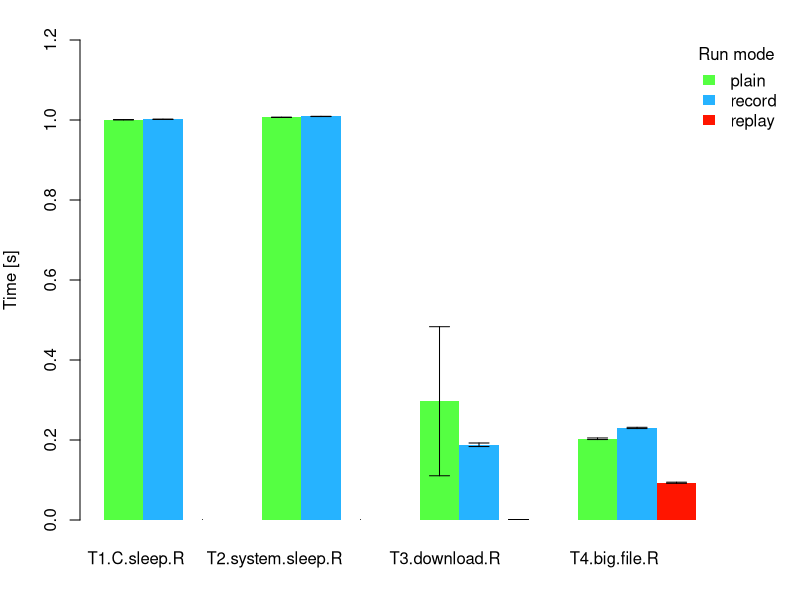

Generate this figure with R:
## ---- chunk 1
options(warn=-1)

plain_results <- read.csv("results0.csv")
record_results <- read.csv("results1.csv")
replay_results <- read.csv("results2.csv")

create_barplot <- function(..., legend, col, ylab, ltitle)
{
  num_values <- length(list(...)[[1]][,1])
  all_results <- rbind(...)
  
  agg <- aggregate(. ~ mode, data = all_results, mean)
  rownames(agg) <- agg[,1]
  agg <- as.matrix(agg[,-1])
  
  par(mar=c(4,4,2,4))
  par(lty = 0)
  lim_max <- 1.2#ceiling(max(all_results))
  lim_min <- floor(min(all_results))
  bp <- barplot(agg, beside=T, legend=legend, col=col, ylim=c(lim_min,lim_max),
                xaxt="n", args.legend=list(x = "topright", bty = "n", title=ltitle,
                                           inset=c(-0.10, 0)), ylab=ylab)
  #abline(h=lim_min:lim_max, col = "gray60", lty=2)
  text(cex=1, x=colMeans(bp)+0.8, y=lim_min-0.1, names(all_results)[-1], xpd=TRUE,
       srt=0, pos=2)
  
  stdev <- aggregate(. ~ mode, data = all_results, sd)
  rownames(stdev) <- stdev[,1]
  stdev <- as.matrix(stdev[,-1]) * qt((1 - 0.95) / 2, df = num_values - 1) / sqrt(num_values)
  
  arrows(bp, agg+stdev, bp, agg-stdev, angle=90, code=3, length=0.1, lty=1)
}

create_barplot(plain_results, record_results, replay_results,
               legend=c("plain", "record", "replay"), ltitle="Run mode",
               col=c("#55FF42", "#26B3FF", "#FF1500"), ylab="Time [s]")
